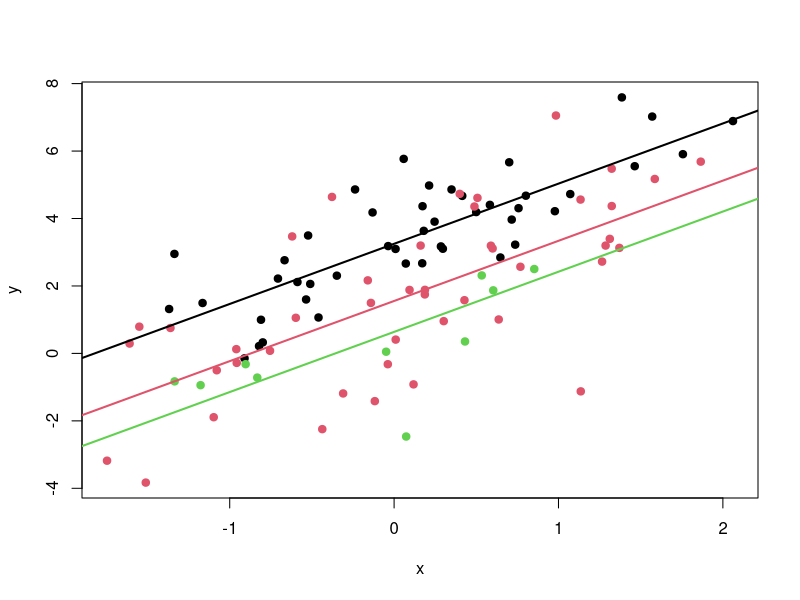

This chart was generated by the following R code: (Note: this script raises an error after producing the figure.)
## Quick example script for hierarchical modeling

require(lme4)

# For simplicity of exposition, let's imagine 1 continuous explanatory variable, x,
#   one grouping variable, gpr, and a continous outcome, y.

# data for a varying-intercept model

N <- 100
x <- rnorm(N)
grp <- c(rep(1, 45), rep(2, 45), rep(3, 10))
intercept_values <- rnorm(3, 0, 2)
intercepts <- c(rep(intercept_values[1], 45), rep(intercept_values[2], 45), rep(intercept_values[3], 10))
grp_errors <- c(rnorm(45, 0, .8), rnorm(45, 0, 1.5), rnorm(10, 0, 1))
errors <- rnorm(N)
y <- intercepts + 1.5*x + grp_errors + errors
plot(x,y,col=grp, pch=19)

# Varying-intercept model.
# aka random effect on intercept, fixed effect on slope
vimod <- lmer(y ~ x + (1|grp)  )
summary(vimod)
intercept_values
coefficients(vimod)
est_intercepts <- coefficients(vimod)$grp[,1]
est_slope <- coefficients(vimod)$grp[1,2]
abline(est_intercepts[1], est_slope, col=1, lwd=2)
abline(est_intercepts[2], est_slope, col=2, lwd=2)
abline(est_intercepts[3], est_slope, col=3, lwd=2)



# data for a varying-intercept, varying-slope model

N <- 100
x <- rnorm(N)
grp <- c(rep(1, 45), rep(2, 45), rep(3, 10))
intercept_values <- rnorm(3, 0, 2)
slope_values <- norm(3, 1.5, .5)
slopes <- c(rep(slope_values[1], 45), rep(slope_values[2], 45), rep(slope_values[3], 10))
intercepts <- c(rep(intercept_values[1], 45), rep(intercept_values[2], 45), rep(intercept_values[3], 10))
grp_errors <- c(rnorm(45, 0, .8), rnorm(45, 0, 1.5), rnorm(10, 0, 1))
errors <- rnorm(N)
y <- intercepts + slopes*x + grp_errors + errors
plot(x,y,col=grp, pch=19)

# plot the truth...
abline(intercept_values[1], slope_values[1], col=1)
abline(intercept_values[2], slope_values[2], col=2)
abline(intercept_values[3], slope_values[3], col=3)

# Varying-intercept, varying-slope model.
# aka random effect on intercept and slope
vimod <- lmer(y ~ x + (x|grp)  )
summary(vimod)
coefficients(vimod)
intercept_values
slope_values
est_intercepts <- coefficients(vimod)$grp[,1]
est_slope <- coefficients(vimod)$grp[,2]
abline(est_intercepts[1], est_slope[1], col=1, lwd=2)
abline(est_intercepts[2], est_slope[2], col=2, lwd=2)
abline(est_intercepts[3], est_slope[3], col=3, lwd=2)


# Exercise for the reader:
# Group==3 is small. How would we go about showing that a hierarhcical model has
#  estimated a "better" intercept or slope for that group? How might we use repeated
#  simulations to show that hierarhcical modeling is better on average, even if not in all cases?


